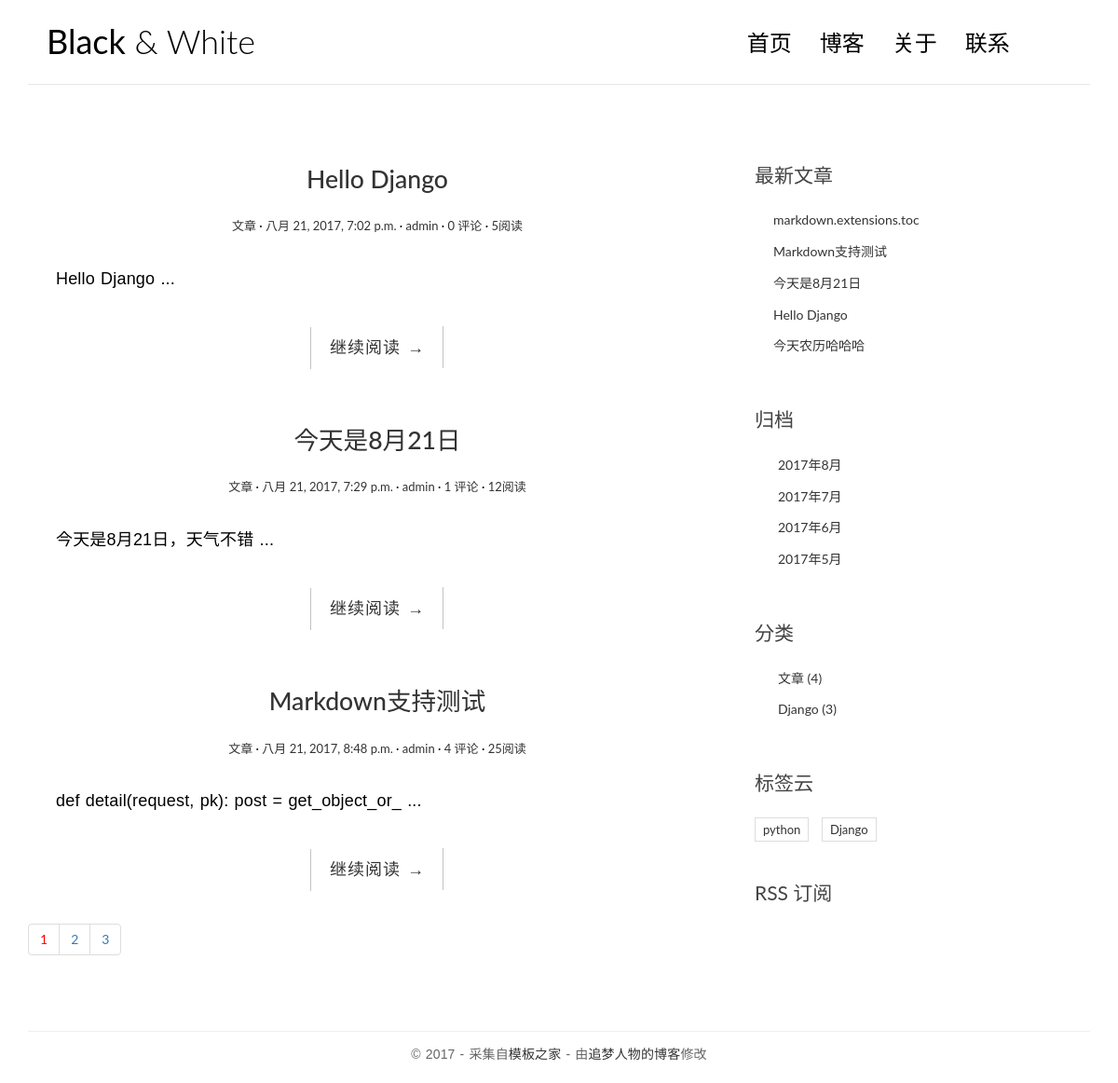
The page / on the database its author committed.
### blog/models.py (models this page shows, shortened)
@python_2_unicode_compatible
class Post(models.Model):
    title = models.CharField(max_length=100)
    body = models.TextField()
    created_time = models.DateTimeField()
    modifted_time = models.DateTimeField()
    excerpt =models.CharField(max_length=200,blank=True)
    category = models.ForeignKey(Category)
    views = models.PositiveIntegerField(default=0)
    tags = models.ManyToManyField(Tag,blank=True)
    author = models.ForeignKey(User)
    def get_absolute_url(self):
        return reverse('blog:detail',kwargs={'pk':self.pk})

@python_2_unicode_compatible
class Category(models.Model):
    name = models.CharField(max_length=100)

@python_2_unicode_compatible
class Tag(models.Model):
    name = models.CharField(max_length=100)

### blog/views.py (the view, shortened to what this page needs)
# urls.py: url(r'^$', views.IndexView.as_view(), name='index'),
class IndexView(ListView):
    model = Post
    template_name = 'blog/index.html'
    context_object_name ='post_list'
    paginate_by =3
    def get_context_data(self,**kwargs):
        context =super().get_context_data(**kwargs)
        paginator =context.get('paginator')
        page = context.get('page_obj')
        is_paginated = context.get('is_paginated')
        pagination_data = self.pagination_data(paginator,page,is_paginated)
        context.update(pagination_data)
        return context
    def pagination_data(self,paginator,page,is_paginated):
        if not is_paginated:
            return {}
        left = []
        right =[]
        left_has_more =False
        right_has_more=False
        first =False
        last = False
        page_number =page.number
        total_pages =paginator.num_pages
        page_range = paginator.page_range
        if page_number ==1:
            right =page_range[page_number:page_number+2]
            if right[-1]< total_pages - 1:
                right_has_more =True
            if right[-1]< total_pages:
                last =True
        elif page_number == total_pages:
            left = page_range[(page_number - 3) if (page_number - 3) >0 else 0:page_number-1]
            if left[0]>2:
                left_has_more = True
            if left[0]>1:
                first =True
        data ={
            'left':left,
            'right':right,
            'left_has_more':left_has_more,
            'right_has_more':right_has_more,
            'first':first,
            'last':last,
        }
        return data

### blog/templatetags/blog_tags.py (called while the page is built)
@register.simple_tag
def get_recent_posts(num=5):
    return Post.objects.all().order_by('-created_time')[:num]

@register.simple_tag
def archives():
    return Post.objects.dates('created_time','month',order='DESC')

@register.simple_tag
def get_categories():
    return Category.objects.annotate(num_posts=Count('post')).filter(num_posts__gt=0)

@register.simple_tag
def get_tags():
    return Tag.objects.annotate(num_posts=Count('post')).filter(num_posts__gt=0)

### templates/blog/index.html (shortened to what this page needs)
{% extends 'base.html' %}
{% load blog_tags %}
{% block main %}
	{% for post in post_list %}
         <article class="post post--{{ post.pk }}">
                    <header class="entry-header">
                        <h1 class="entry-title">
                            <a href="{{ post.get_absolute_url }}">{{ post.title }}</a>
                        </h1>
                        <div class="entry-meta">
                            <span class="post-category"><a href="#">{{ post.category.name }}</a></span>
                            <span class="post-date"><a href="#"><time class="entry-date"
                                                                      datetime="{{ post.created_time }}">{{ post.created_time }}</time></a></span>
                            <span class="post-author"><a href="#">{{ post.author }}</a></span>
                            <span class="comments-link"><a href="{{ post.get_absolute_url }}">{{ post.comment_set.count }} 评论</a></span>
                            <span class="views-count"><a href="{{ post.get_absolute_url }} ">{{ post.views }}阅读</a></span>
                        </div>
                    </header>
                    <div class="entry-content clearfix">
                        <p>{{ post.excerpt }} ...</p>
                        <div class="read-more cl-effect-14">
                            <a href="{{ post.get_absolute_url }}" class="more-link">继续阅读 <span class="meta-nav">→</span></a>
                        </div>
                    </div>
        </article>
        {% empty %}
             <div class="no-post"><strong>暂时还没有发布文章！</strong></div>
        {% endfor %}
    {% if is_paginated %}
    <div class="pagination">
        <li><a href="?page={{page_obj.number}}" style="color:red">{{ page_obj.number }}</a></li>
        {% if right %}
            {% for i in right %}
                <li><a href="?page={{ i }}">{{ i }}</a></li>
            {% endfor %}
        {% endif %}
    </div>
    {% endif %}
{% endblock main %}

### templates/base.html (shortened to what this page needs)
{% load staticfiles %}
{% load blog_tags %}
    确保在使用模板标签以前导入了 blog_tags，即 {% load blog_tags %}。注意要在使用任何 blog_tags 下的模板标签以前导入它。
    确保模板标签的语法使用正确，即 {% load blog_tags %}，注意 { 和 % 以及 % 和 } 之间没有任何空格。
<!DOCTYPE html>
<html>
<head>
    <link rel="stylesheet" href="{% static 'blog/css/bootstrap.min.css' %} ">
    <link rel="stylesheet" href="http://code.ionicframework.com/ionicons/2.0.1/css/ionicons.min.css">
    <link rel="stylesheet" href="{% static 'blog/css/pace.css' %}">
    <link rel="stylesheet" href="{% static 'blog/css/custom.css' %}">
    <link rel="stylesheet" href="{% static 'blog/css/highlights/github.css' %}">
</head>
<body>
<div class="container">
    <header id="site-header">
        <div class="row">
            <div class="col-md-4 col-sm-5 col-xs-8">
                <div class="logo">
                    <h1><a href="{% url 'blog:index' %}"><b>Black</b> &amp; White</a></h1>
                </div>
            </div>
            <div class="col-md-8 col-sm-7 col-xs-4">
                <nav class="main-nav" role="navigation">
                    <div class="collapse navbar-collapse" id="bs-example-navbar-collapse-1">
                        <ul class="nav navbar-nav navbar-right">
                            <li class="cl-effect-11"><a href="{% url 'blog:index' %}" data-hover="首页">首页</a></li>
                            <li class="cl-effect-11"><a href="full-width.html" data-hover="博客">博客</a></li>
                            <li class="cl-effect-11"><a href="about.html" data-hover="关于">关于</a></li>
                            <li class="cl-effect-11"><a href="contact.html" data-hover="联系">联系</a></li>
                        </ul>
                    </div>
                </nav>
            </div>
        </div>
    </header>
</div>
<div class="content-body">
    <div class="container">
        <div class="row">
            <main class="col-md-8">
				{% block main%}
				{% endblock main %}
            </main>
            <aside class="col-md-4">
                <div class="widget widget-recent-posts">
                    <h3 class="widget-title">最新文章</h3>
                    {% get_recent_posts as recent_post_list %}
                    <ul>
						{% for post in recent_post_list %}
                        <li>
                            <a href="{{ post.get_absolute_url }}">{{ post.title }}</a>
                        </li>
                        {% empty %}
                        暂无文章！
                        {% endfor %}
                    </ul>
                </div>
                <div class="widget widget-archives">
                    <h3 class="widget-title">归档</h3>
                    {% archives as date_list %}
                    <ul>
                        {% for date in date_list %}
                        <li>
                            <a href="{% url 'blog:archives' date.year date.month %}">
                                {{ date.year }}年{{ date.month }}月
                            </a>
                        </li>
                        {% empty %}
                         暂无归档！
                        {% endfor %}
                    </ul>
                </div>
                <div class="widget widget-category">
                    <h3 class="widget-title">分类</h3>
                    {% get_categories as category_list %}
                    <ul>
                        {% for category in category_list %}
                        <li>
                            <a href="{% url 'blog:category' category.pk %}">{{category.name}} <span class="post-count">({{ category.num_posts}})</span></a>
                        </li>
                        {% empty %}
                        暂无分类！
                        {% endfor %}
                    </ul>
                </div>
                <div class="widget widget-tag-cloud">
                    <h3 class="widget-title">标签云</h3>
                    {% get_tags as tag_list %}
                    <ul>
                        {% for tag in tag_list %}
                        <li>
                            <a href="{% url 'blog:tag' tag.pk %}">{{ tag.name }}</a>
                        </li>
                        {% empty %}
                        暂无标签！
                        {% endfor %}
                    </ul>
                </div>
                <div class="rss">
                    <a href="{% url 'rss' %}"> RSS 订阅</a>
                </div>
            </aside>
        </div>
    </div>
</div>
<footer id="site-footer">
    <div class="container">
        <div class="row">
            <div class="col-md-12">
                <p class="copyright">&copy 2017 - 采集自<a href="http://www.cssmoban.com/"
                                                        target="_blank" title="模板之家">模板之家</a>
                    - 由<a href="http://zmrenwu.com/" title="网页模板" target="_blank">追梦人物的博客</a>修改
                </p>
            </div>
        </div>
    </div>
</footer>
</body>
</html>

### blog/static/blog/css/custom.css (style rules this page uses)
* { outline: none; }
h1, h2, h3, h4, h5, h6 { margin-top: 0; }
b { font-weight: 400; }
a { color: #333; }
body { color: #444; font-family: 'Lato', sans-serif; }
p { font-family: 'Ubuntu', sans-serif; font-weight: 400; word-spacing: 1px; letter-spacing: 0.01em; }
#site-header { background-color: #FFF; padding: 25px 20px; margin-bottom: 40px; border-bottom: 1px solid #e7e7e7; }
.logo h1 a { color: #000; }
.logo h1 { margin: 0; font-family: 'Lato', sans-serif; font-weight: 300; }
.main-nav { margin-top: 11px; max-width: 95%; }
.main-nav a { color: #000000 !important; padding: 0 0 5px 0 !important; margin-right: 30px; font-family: 'Lato', sans-serif; font-weight: 300; font-size: 24px; }
.cl-effect-11 a { padding: 10px 0; color: #0972b4; text-shadow: none; }
.cl-effect-11 a::before { position: absolute; top: 0; left: 0; overflow: hidden; padding: 0 0 5px 0 !important; max-width: 0; border-bottom: 1px solid #000; color: #000; content: attr(data-hover); white-space: nowrap; -webkit-transition: max-width 0.5s; -moz-transition: max-width 0.5s; transition: max-width 0.5s; }
.content-body { padding-bottom: 4em; }
.post { background: #fff; padding: 30px 30px 0; }
.entry-title { text-align: center; font-size: 1.9em; margin-bottom: 20px; line-height: 1.6; padding: 10px 20px 0; }
.entry-meta { text-align: center; color: #DDDDDD; font-size: 13px; margin-bottom: 30px; }
.entry-content { font-size: 18px; line-height: 1.9; font-weight: 300; color: #000; }
.post-category::after, .post-date::after, .post-author::after, .comments-link::after { content: ' ·'; color: #000; }
.read-more { font-family: 'Ubuntu', sans-serif; font-weight: 400; word-spacing: 1px; letter-spacing: 0.01em; text-align: center; margin-top: 20px; }
.cl-effect-14 a { padding: 0 20px; height: 45px; line-height: 45px; position: relative; display: inline-block; margin: 15px 25px; letter-spacing: 1px; font-weight: 400; text-shadow: 0 0 1px rgba(255, 255, 255, 0.3); }
.cl-effect-14 a::before, .cl-effect-14 a::after { position: absolute; width: 45px; height: 1px; background: #C3C3C3; content: ''; -webkit-transition: all 0.3s; -moz-transition: all 0.3s; transition: all 0.3s; pointer-events: none; }
.cl-effect-14 a::before { top: 0; left: 0; -webkit-transform: rotate(90deg); -moz-transform: rotate(90deg); transform: rotate(90deg); -webkit-transform-origin: 0 0; -moz-transform-origin: 0 0; transform-origin: 0 0; }
.cl-effect-14 a::after { right: 0; bottom: 0; -webkit-transform: rotate(90deg); -moz-transform: rotate(90deg); transform: rotate(90deg); -webkit-transform-origin: 100% 0; -moz-transform-origin: 100% 0; transform-origin: 100% 0; }
.widget { background: #fff; padding: 30px 0 0; }
.widget-title { font-size: 1.5em; margin-bottom: 20px; line-height: 1.6; padding: 10px 0 0; font-weight: 400; }
.widget-recent-posts ul { padding: 0; margin: 0; padding-left: 20px; }
.widget-recent-posts ul li { list-style-type: none; position: relative; line-height: 170%; margin-bottom: 10px; }
.widget-recent-posts ul li::before { content: '\f3d3'; font-family: "Ionicons"; position: absolute; left: -17px; top: 3px; font-size: 16px; color: #000; }
.widget-archives ul { padding: 0; margin: 0; padding-left: 25px; }
.widget-archives ul li { list-style-type: none; position: relative; line-height: 170%; margin-bottom: 10px; }
.widget-archives ul li::before { content: '\f3f3'; font-family: "Ionicons"; position: absolute; left: -25px; top: 1px; font-size: 16px; color: #000; }
.widget-category ul { padding: 0; margin: 0; padding-left: 25px; }
.widget-category ul li { list-style-type: none; position: relative; line-height: 170%; margin-bottom: 10px; }
.widget-category ul li::before { content: '\f3fe'; font-family: "Ionicons"; position: absolute; left: -25px; top: 1px; font-size: 18px; color: #000; }
.widget-tag-cloud ul { padding: 0; margin: 0; margin-right: -10px; }
.widget-tag-cloud ul li { list-style-type: none; font-size: 13px; display: inline-block; margin-right: 10px; margin-bottom: 10px; padding: 3px 8px; border: 1px solid #ddd; }
.rss { font-size: 21px; margin-top: 30px; }
.rss a { color: #444; }
#site-footer { padding-top: 10px; padding: 0 0 1.5em 0; }
.copyright { text-align: center; padding-top: 1em; margin: 0; border-top: 1px solid #eee; color: #666; }

### rows shown on the page
Post: title "Hello Django", category.name "文章", created_time "八月 21, 2017, 7:02 p.m.", author "admin", comment_set.count "0", views "5", excerpt "Hello Django"
Post: title "今天是8月21日", category.name "文章", created_time "八月 21, 2017, 7:29 p.m.", author "admin", comment_set.count "1", views "12", excerpt "今天是8月21日，天气不错"
Post: title "Markdown支持测试", category.name "文章", created_time "八月 21, 2017, 8:48 p.m.", author "admin", comment_set.count "4", views "25", excerpt "def detail(request, pk): post = get_object_or_"
Post: title "markdown.extensions.toc"
Post: title "今天农历哈哈哈"
Category: name "文章", num_posts "4"
Category: name "Django", num_posts "3"
Tag: name "python"
Tag: name "Django"

### other values the page prints
{{ page_obj.number }} "1"
{{ i }} "2" "3"
{{ date.year }} "2017" "2017" "2017" "2017"
{{ date.month }} "8" "7" "6" "5"
